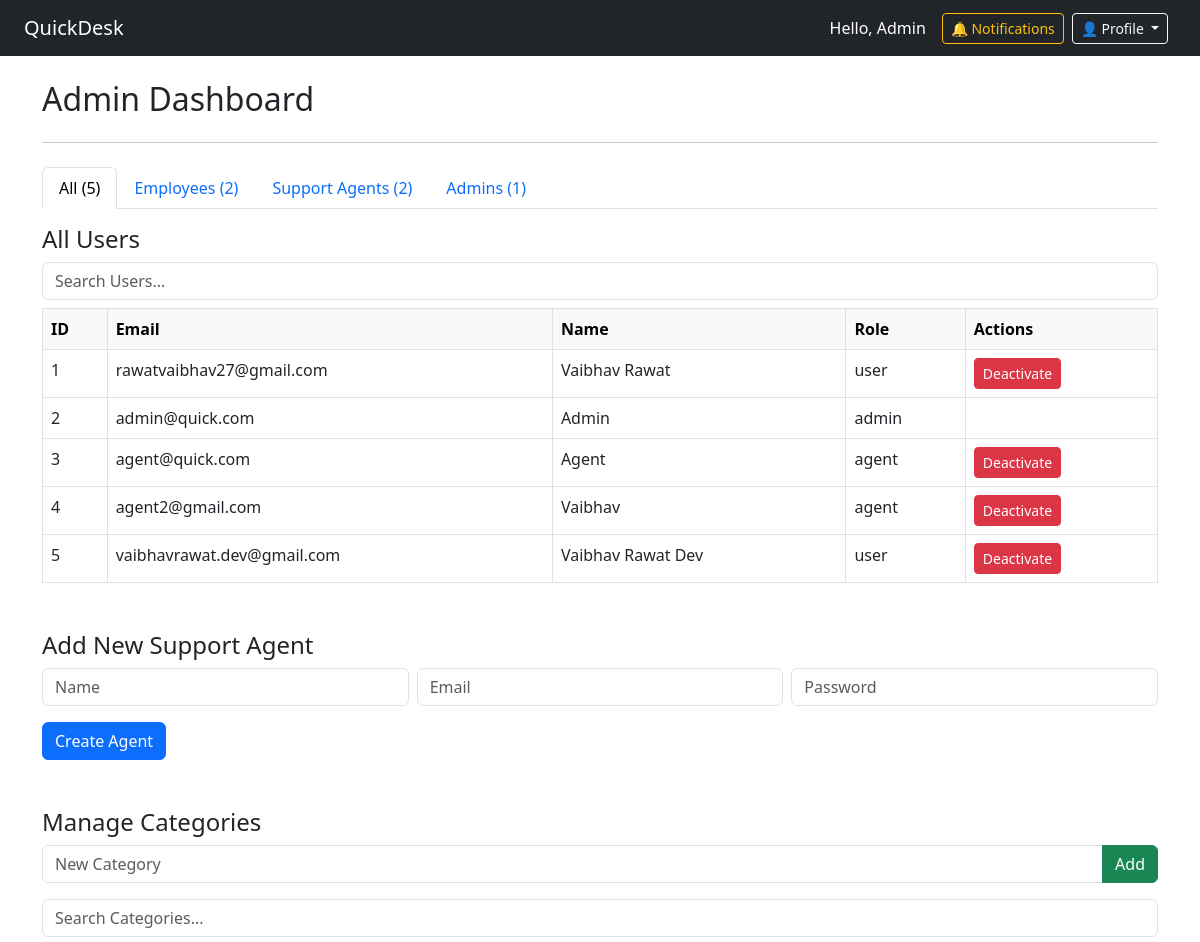
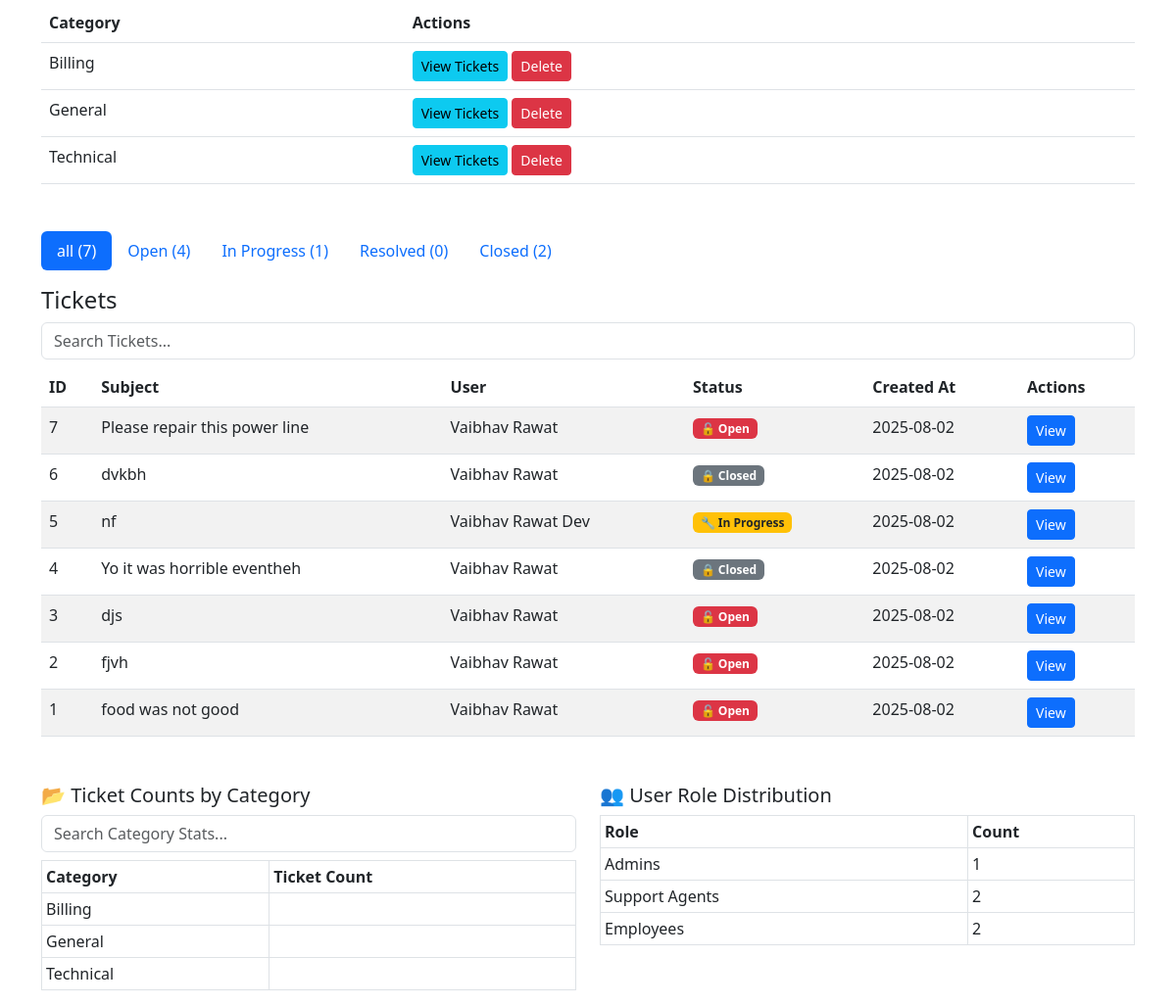
The app's page /admin (signed in) with its own data (2 pictures, top to bottom).
### app.py (models this page shows, shortened)
class User(db.Model, UserMixin):
    id = db.Column(db.Integer, primary_key=True)
    email = db.Column(db.String(150), unique=True, nullable=False)
    name = db.Column(db.String(150), nullable=False)
    password_hash = db.Column(db.String(200), nullable=False)
    role = db.Column(db.String(50), default='user')
    is_active = db.Column(db.Boolean, default=True)
    notifications = db.relationship('Notification', backref='user', lazy='dynamic')
    tickets = db.relationship('Ticket', backref='owner', lazy=True)
    replies = db.relationship('TicketReply', backref='author', lazy=True)

class Category(db.Model):
    id = db.Column(db.Integer, primary_key=True)
    name = db.Column(db.String(100), unique=True, nullable=False)

class Ticket(db.Model):
    id = db.Column(db.Integer, primary_key=True)
    subject = db.Column(db.String(200), nullable=False)
    description = db.Column(db.Text, nullable=False)
    category = db.Column(db.String(100), nullable=False)
    attachment = db.Column(db.String(200))
    status = db.Column(db.String(50), default='Open')
    user_id = db.Column(db.Integer, db.ForeignKey('user.id'), nullable=False)
    user_name = db.Column(db.String(150), nullable=False)  # ✅ store user name
    created_at = db.Column(db.DateTime, default=datetime.utcnow)
    replies = db.relationship('TicketReply', backref='ticket', lazy=True)

### app.py (the view)
@app.route('/admin')
@login_required
@role_required('admin')
def admin_dashboard():
    status_filter = request.args.get('status')
    user_filter = request.args.get('user_role')
    ticket_query = Ticket.query
    if status_filter and status_filter != 'all':
        ticket_query = ticket_query.filter_by(status=status_filter)
    tickets = ticket_query.order_by(Ticket.created_at.desc()).all()
    all_count = Ticket.query.count()
    open_count = Ticket.query.filter_by(status='Open').count()
    inprogress_count = Ticket.query.filter_by(status='In Progress').count()
    resolved_count = Ticket.query.filter_by(status='Resolved').count()
    closed_count = Ticket.query.filter_by(status='Closed').count()
    if user_filter and user_filter != 'all':
        users = User.query.filter_by(role=user_filter).order_by(User.id.asc()).all()
    else:
        users = User.query.order_by(User.id.asc()).all()
    employee_count = User.query.filter_by(role='user').count()
    agent_count = User.query.filter_by(role='agent').count()
    admin_count = User.query.filter_by(role='admin').count()
    total_users = User.query.count()
    categories = Category.query.order_by(Category.name.asc()).all()
    return render_template('admin_dashboard.html',
                           users=users,
                           tickets=tickets,
                           all_count=all_count,
                           open_count=open_count,
                           inprogress_count=inprogress_count,
                           resolved_count=resolved_count,
                           closed_count=closed_count,
                           current_status=status_filter or 'all',
                           current_user_role=user_filter or 'all',
                           total_users=total_users,
                           employee_count=employee_count,
                           agent_count=agent_count,
                           admin_count=admin_count,
                           categories=categories)

### app.py (called while the page is built)
@login_manager.user_loader
def load_user(user_id):
    return User.query.get(int(user_id))

def role_required(role_name):
    def wrapper(f):
        @wraps(f)
        def decorated_function(*args, **kwargs):
            if not current_user.is_authenticated or current_user.role != role_name:
                flash("Access denied.", "warning")
                return redirect(url_for('dashboard'))
            return f(*args, **kwargs)
        return decorated_function
    return wrapper

### templates/admin_dashboard.html (shortened to what this page needs)
{% extends 'base.html' %}
{% block content %}
<h2>Admin Dashboard</h2>
<hr class="my-4">
<ul class="nav nav-tabs mb-3">
  {% for role, label, count in [('all', 'All', total_users), ('user', 'Employees', employee_count), ('agent', 'Support Agents', agent_count), ('admin', 'Admins', admin_count)] %}
  <li class="nav-item">
    <a class="nav-link {% if current_user_role == role %}active{% endif %}" href="{{ url_for('admin_dashboard', user_role=role, status=current_status) }}">{{ label }} ({{ count }})</a>
  </li>
  {% endfor %}
</ul>
<h4>All Users</h4>
<input type="text" class="form-control mb-2" placeholder="Search Users..." onkeyup="filterTable('usersTable', this.value)">
<table class="table table-bordered mb-5" id="usersTable">
  <thead class="table-light">
    <tr>
      <th>ID</th>
      <th>Email</th>
      <th>Name</th>
      <th>Role</th>
      <th>Actions</th>
    </tr>
  </thead>
  <tbody>
    {% for user in users %}
    <tr>
      <td>{{ user.id }}</td>
      <td>{{ user.email }}</td>
      <td>{{ user.name }}</td>
      <td>{{ user.role }}</td>
      <td>
        {% if user.role != 'admin' %}
        <form method="POST" action="{{ url_for('toggle_user_status', user_id=user.id) }}">
          {% if user.is_active %}
          <button class="btn btn-sm btn-danger">Deactivate</button>
          {% else %}
          <button class="btn btn-sm btn-success">Activate</button>
          {% endif %}
        </form>
        {% endif %}
      </td>
    </tr>
    {% endfor %}
  </tbody>
</table>
<h4>Add New Support Agent</h4>
<form method="POST" action="{{ url_for('create_agent') }}" class="mb-5">
  <div class="row g-2">
    <div class="col-md-4"><input type="text" name="name" class="form-control" placeholder="Name" required></div>
    <div class="col-md-4"><input type="email" name="email" class="form-control" placeholder="Email" required></div>
    <div class="col-md-4"><input type="password" name="password" class="form-control" placeholder="Password" required></div>
  </div>
  <button class="btn btn-primary mt-3">Create Agent</button>
</form>
<h4>Manage Categories</h4>
<form method="POST" action="{{ url_for('add_category') }}" class="mb-3">
  <div class="input-group">
    <input type="text" name="category" class="form-control" placeholder="New Category" required>
    <button class="btn btn-success">Add</button>
  </div>
</form>
<input type="text" class="form-control mb-2" placeholder="Search Categories..." onkeyup="filterTable('categoriesTable', this.value)">
<table class="table table-hover mb-5" id="categoriesTable">
  <thead><tr><th>Category</th><th>Actions</th></tr></thead>
  <tbody>
    {% for cat in categories %}
    <tr>
      <td>{{ cat.name }}</td>
      <td>
        <a href="{{ url_for('filter_by_category', category=cat.name) }}" class="btn btn-sm btn-info">View Tickets</a>
        <a href="{{ url_for('delete_category', category_id=cat.id) }}" class="btn btn-sm btn-danger">Delete</a>
      </td>
    </tr>
    {% else %}
    <tr><td colspan="2" class="text-center">No categories available.</td></tr>
    {% endfor %}
  </tbody>
</table>
<ul class="nav nav-pills mb-3">
  {% for label, count in [('all', all_count), ('Open', open_count), ('In Progress', inprogress_count), ('Resolved', resolved_count), ('Closed', closed_count)] %}
  <li class="nav-item">
    <a class="nav-link {% if current_status == label %}active{% endif %}" href="{{ url_for('admin_dashboard', status=label) }}">
      {{ label }} ({{ count }})
    </a>
  </li>
  {% endfor %}
</ul>
<h4>Tickets</h4>
<input type="text" class="form-control mb-2" placeholder="Search Tickets..." onkeyup="filterTable('ticketsTable', this.value)">
<table class="table table-striped" id="ticketsTable">
  <thead>
    <tr>
      <th>ID</th>
      <th>Subject</th>
      <th>User</th>
      <th>Status</th>
      <th>Created At</th>
      <th>Actions</th>
    </tr>
  </thead>
  <tbody>
    {% for ticket in tickets %}
    <tr>
      <td>{{ ticket.id }}</td>
      <td>{{ ticket.subject }}</td>
      <td>{{ ticket.owner.name }}</td>
      <td>
        {% if ticket.status == 'Open' %}
        <span class="badge bg-danger">🔓 Open</span>
        {% elif ticket.status == 'In Progress' %}
        <span class="badge bg-warning text-dark">🔧 In Progress</span>
        {% elif ticket.status == 'Resolved' %}
        <span class="badge bg-success">✅ Resolved</span>
        {% elif ticket.status == 'Closed' %}
        <span class="badge bg-secondary">🔒 Closed</span>
        {% else %}
        <span class="badge bg-dark">{{ ticket.status }}</span>
        {% endif %}
      </td>
      <td>{{ ticket.created_at.strftime('%Y-%m-%d') }}</td>
      <td>
        <a href="{{ url_for('view_ticket', ticket_id=ticket.id) }}" class="btn btn-sm btn-primary">View</a>
      </td>
    </tr>
    {% else %}
    <tr><td colspan="6" class="text-center">No tickets found for this status.</td></tr>
    {% endfor %}
  </tbody>
</table>
<div class="row mt-5">
  <div class="col-md-6">
    <h5>📂 Ticket Counts by Category</h5>
    <input type="text" class="form-control mb-2" placeholder="Search Category Stats..." onkeyup="filterTable('categoryStatsTable', this.value)">
    <table class="table table-bordered table-sm" id="categoryStatsTable">
      <thead><tr><th>Category</th><th>Ticket Count</th></tr></thead>
      <tbody>
        {% for cat in categories %}
        <tr><td>{{ cat.name }}</td><td>{{ cat.ticket_count }}</td></tr>
        {% endfor %}
      </tbody>
    </table>
  </div>
  <div class="col-md-6">
    <h5>👥 User Role Distribution</h5>
    <table class="table table-bordered table-sm">
      <thead><tr><th>Role</th><th>Count</th></tr></thead>
      <tbody>
        <tr><td>Admins</td><td>{{ admin_count }}</td></tr>
        <tr><td>Support Agents</td><td>{{ agent_count }}</td></tr>
        <tr><td>Employees</td><td>{{ employee_count }}</td></tr>
      </tbody>
    </table>
  </div>
</div>
{% endblock %}

### templates/base.html (shortened to what this page needs)
<!DOCTYPE html>
<html lang="en">
<head>
  <link href="https://cdn.jsdelivr.net/npm/bootstrap@5.3.0/dist/css/bootstrap.min.css" rel="stylesheet">
</head>
<body>
  <nav class="navbar navbar-expand-lg navbar-dark bg-dark px-4">
    <a class="navbar-brand" href="{{ url_for('dashboard') }}">QuickDesk</a>
    {% if current_user.is_authenticated %}
    <div class="ms-auto d-flex align-items-center">
      <span class="text-white me-3">Hello, {{ current_user.name }}</span>
      <a class="btn btn-sm btn-outline-warning me-2" href="{{ url_for('notifications') }}">
        🔔 Notifications
      </a>
      <div class="dropdown me-2">
        <button class="btn btn-sm btn-outline-light dropdown-toggle" type="button" data-bs-toggle="dropdown">
          👤 Profile
        </button>
      </div>
    </div>
    {% else %}
    <div class="ms-auto">
      <a class="btn btn-outline-light btn-sm" href="{{ url_for('login') }}">Login</a>
    </div>
    {% endif %}
  </nav>
  <div class="container mt-4">
    {% block content %}{% endblock %}
  </div>
</body>
</html>

### records on screen
User: name "Admin", id "2", email "admin@quick.com", role "admin"
User: id "1", email "rawatvaibhav27@gmail.com", name "Vaibhav Rawat", role "user", is_active "Deactivate"
User: id "3", email "agent@quick.com", name "Agent", role "agent", is_active "Deactivate"
User: id "4", email "agent2@gmail.com", name "Vaibhav", role "agent", is_active "Deactivate"
User: id "5", email "vaibhavrawat.dev@gmail.com", name "Vaibhav Rawat Dev", role "user", is_active "Deactivate"
Category: name "Billing"
Category: name "General"
Category: name "Technical"
Ticket: id "7", subject "Please repair this power line", owner.name "Vaibhav Rawat", status "🔓 Open", created_at "2025-08-02"
Ticket: id "6", subject "dvkbh", owner.name "Vaibhav Rawat", status "🔒 Closed", created_at "2025-08-02"
Ticket: id "5", subject "nf", owner.name "Vaibhav Rawat Dev", status "🔧 In Progress", created_at "2025-08-02"
Ticket: id "4", subject "Yo it was horrible eventheh", owner.name "Vaibhav Rawat", status "🔒 Closed", created_at "2025-08-02"
Ticket: id "3", subject "djs", owner.name "Vaibhav Rawat", status "🔓 Open", created_at "2025-08-02"
Ticket: id "2", subject "fjvh", owner.name "Vaibhav Rawat", status "🔓 Open", created_at "2025-08-02"
Ticket: id "1", subject "food was not good", owner.name "Vaibhav Rawat", status "🔓 Open", created_at "2025-08-02"

### other values on screen
{{ label }} "All" "Employees" "Support Agents" "Admins"
{{ count }} "5" "2" "2" "1"
{{ label }} "all" "Open" "In Progress" "Resolved" "Closed"
{{ count }} "7" "4" "1" "0" "2"
{{ admin_count }} "1"
{{ agent_count }} "2"
{{ employee_count }} "2"
